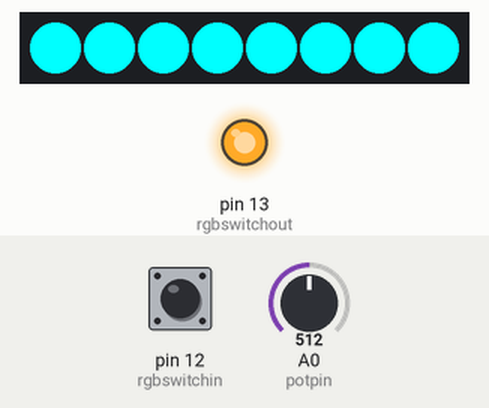
Simulated run of this sketch. Board: Arduino Uno, built with avr-gcc and run on an emulated ATmega328P. Shown: 8 RGB LEDs in strip order, left to right, output pins drawn as LEDs (lit = HIGH). Inputs (shaded band) come from the test bench; at power-on: pin 12 (rgbswitchin) LOW, A0 (potpin) = 512.

Above: at 1.2 s.
1.3 s: pin 12 (rgbswitchin) pulled HIGH for 0.15 s
At 1.5 s:
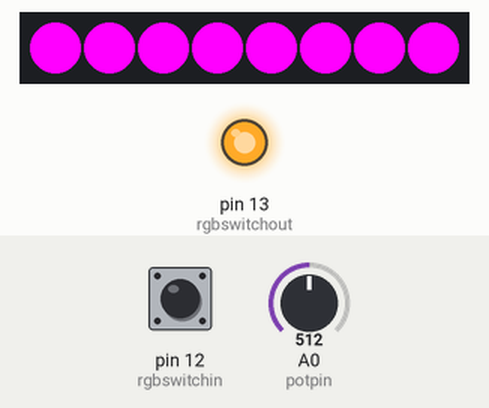
3.0 s: A0 (potpin) set to 716
At 4.0 s:
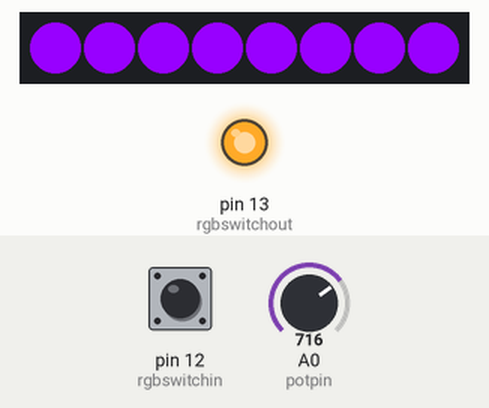
4.5 s: A0 (potpin) set to 900
At 5.5 s:
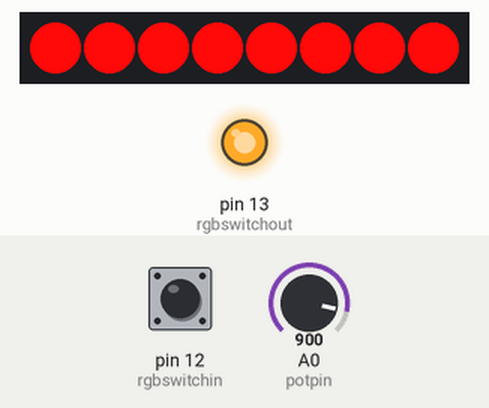
6.1 s: pin 12 (rgbswitchin) pulled HIGH for 1 s
At 6.6 s:
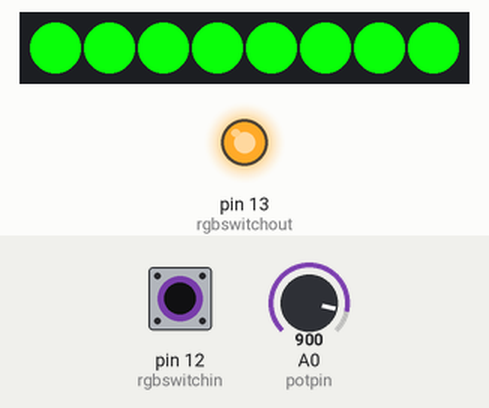
8.7 s: A0 (potpin) set to 1023
At 10.0 s:
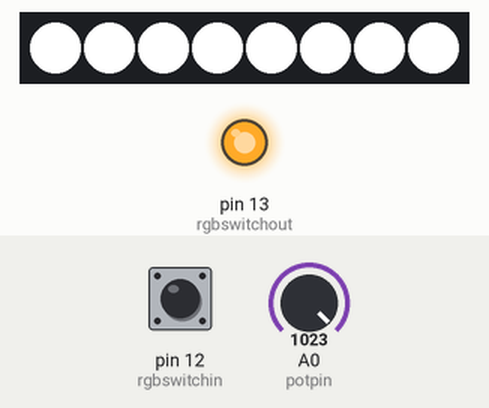
10.3 s: A0 (potpin) set to 306
At 11.1 s:
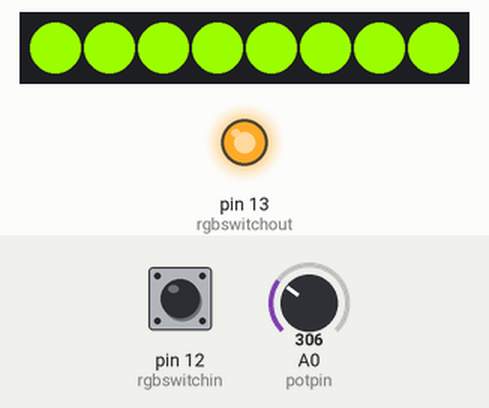
Timing chart, 0 to 12.9 s (numbered marks = the images above; inputs shaded):
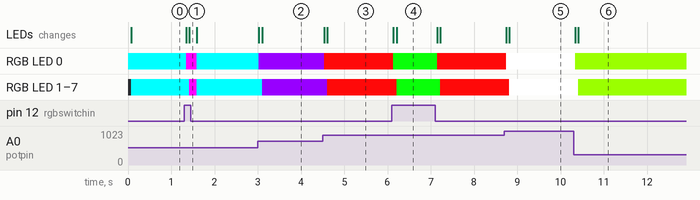

The sketch:

colorcycle.ino
```cpp
// colorcycle 1.2 includes an rgb switch for different types of LED strips that can be "RGB"
// or "GRB". This also gives us a fade to dark from both red and green on the same strip

#include <Adafruit_NeoPixel.h>
#include <avr/power.h>

#define PIN            6 //NeoPixel data control pin

#define NUMPIXELS      8 // number of pixels

int potpin = 0;  // analog pin used to connect the potentiometer
int rgbswitchin = 12;
int rgbswitchout = 13 ;
int val;    // variable to read the value from the analog pin
int R=0, G=0, B=0;  // set our color values
//set our pixel values
Adafruit_NeoPixel pixels = Adafruit_NeoPixel(NUMPIXELS, PIN, NEO_GRB + NEO_KHZ800);

int delayval = 10; // delay

void setup() {
  pinMode(rgbswitchin, INPUT);
  pinMode(rgbswitchout, OUTPUT);
  digitalWrite(rgbswitchout, HIGH);

  pixels.begin(); // This initializes the NeoPixel library.
}

void loop() {
  int readrgb = digitalRead(rgbswitchin);
  val = analogRead(potpin);    // reads the value of the potentiometer (value between 0 and 1023)
  val = map(val, 0, 1023, 0, 2040);     // scale it to choose a color
  if (val >= 0 && val <=255){ R=val; G=0; B=0;}
  else if (val > 255 && val <= 510){R=255; G=val-255; B=0;}
  else if (val >510 && val <= 765){R= 255- (val - 510); G=255; B=0;}
  else if (val >765 && val <= 1020){R=0; G=255; B=val-765;}
  else if (val >1020 && val <= 1275){R=0; G= 255 - (val - 1020); B=255;}
  else if (val >1275 && val <= 1530){R=val-1275; G=0; B=255;}
  else if (val >1530 && val <= 1785){R=255; G=0; B= 255-(val-1530);}
  else if (val >1785 && val <= 2040){R=255; G= val-1785; B=val-1785;}
  else {R=0; G=0; B=0;} // failsafe


  if (readrgb == HIGH){ // then swap Red and Green
    int foo = 0;
    foo = R; R=G; G=foo;
    }

  for(int i=0;i<NUMPIXELS;i++){


    pixels.setPixelColor(i, pixels.Color(R,G,B)); // set color value

    pixels.show(); // This sends the updated pixel color to the hardware.

    delay(delayval); // Delay for a period of time (in milliseconds).

  }
} // end loop
```

Measured:
- after the input at 1.3 s, RGB LED 0: RGB(0, 255, 255) → RGB(255, 0, 255) after 0.05 s, → RGB(0, 255, 255) 0.24 s later; RGB LED 1–7: RGB(0, 255, 255) → RGB(255, 0, 255) after 0.12 s, → RGB(0, 255, 255) 0.17 s later; the LEDs: first change after 0.05 s (image 1 shows a later state)
- after the input at 3.0 s, RGB LED 0: RGB(0, 255, 255) → RGB(152, 0, 255) at once; RGB LED 1–7: RGB(0, 255, 255) → RGB(152, 0, 255) after 0.10 s; the LEDs: first change at once (image 2 shows a later state)
- after the input at 4.5 s, RGB LED 0: RGB(152, 0, 255) → RGB(255, 9, 9) at once; RGB LED 1–7: RGB(152, 0, 255) → RGB(255, 9, 9) after 0.11 s; the LEDs: first change at once (image 3 shows a later state)
- after the input at 6.1 s, RGB LED 0: RGB(255, 9, 9) → RGB(9, 255, 9) at once, → RGB(255, 9, 9) 1.0 s later; RGB LED 1–7: RGB(255, 9, 9) → RGB(9, 255, 9) after 0.11 s, → RGB(255, 9, 9) 1.0 s later; the LEDs: first change at once (image 4 shows a later state)
- after the input at 8.7 s, RGB LED 0: RGB(255, 9, 9) → RGB(255, 255, 255) at once; RGB LED 1–7: RGB(255, 9, 9) → RGB(255, 255, 255) after 0.11 s; the LEDs: first change at once (image 5 shows a later state)
- after the input at 10.3 s, RGB LED 0: RGB(255, 255, 255) → RGB(155, 255, 0) at once; RGB LED 1–7: RGB(255, 255, 255) → RGB(155, 255, 0) after 0.11 s; the LEDs: first change at once (image 6 shows a later state)
